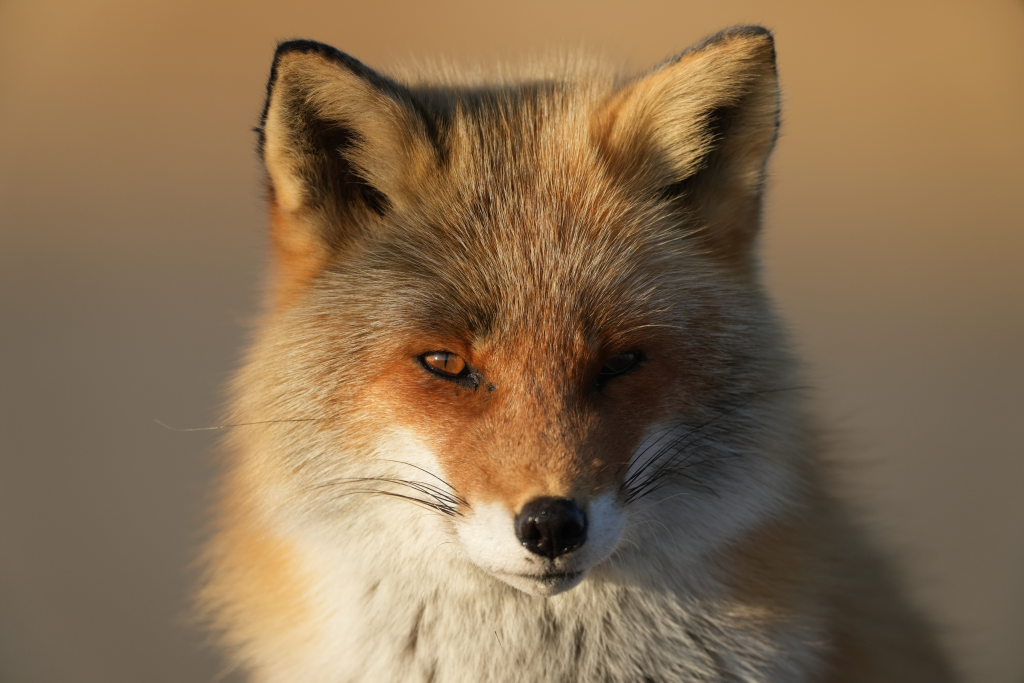
#> input picture image.png, 2048 x 1365 px (shown at 1/2 size)
$ python main.py
#> lines starting #> are read from the running program, lines starting #| are printed output that depends on the picture; after the words box and inside, x2 and y2 are one past the last pixel; in counts of white or black regions, pixels touching at a corner belong together
import cv2
img=cv2.imread('image.png')
#> img is the input picture: shape (1365, 2048, 3); mean B, G, R 80.4, 109.8, 135
img=cv2.resize(img,(600,400))
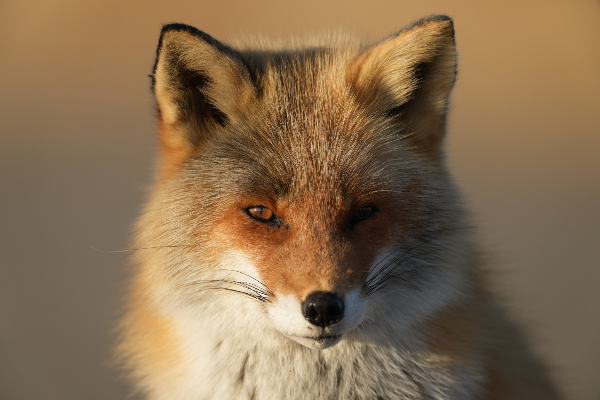
#> img: shape (400, 600, 3); mean B, G, R 80.3, 109.7, 134.9
gray=cv2.cvtColor(img,cv2.COLOR_BGR2GRAY)
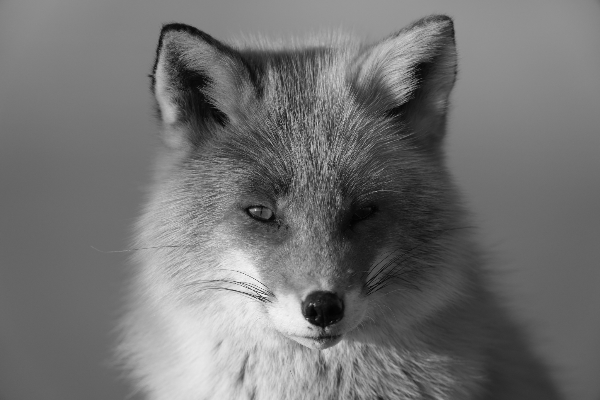
#> gray: shape (400, 600); min 3, max 248, mean 113.9
cv2.imshow("Gray",gray)
blur=cv2.GaussianBlur(img,(5,5),0)
cv2.imshow("Blur",blur)
edges=cv2.Canny(img,100,100)
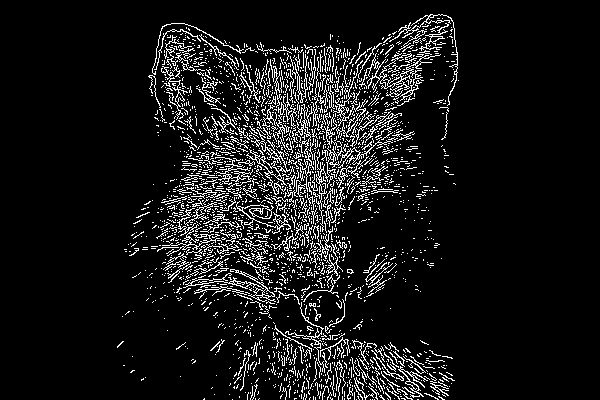
#> edges: shape (400, 600); 9% white in thin lines or dots, all inside (x1, y1, x2, y2) = (117, 14, 459, 400)
cv2.imshow("Edges",edges)
cv2.waitKey(0)
